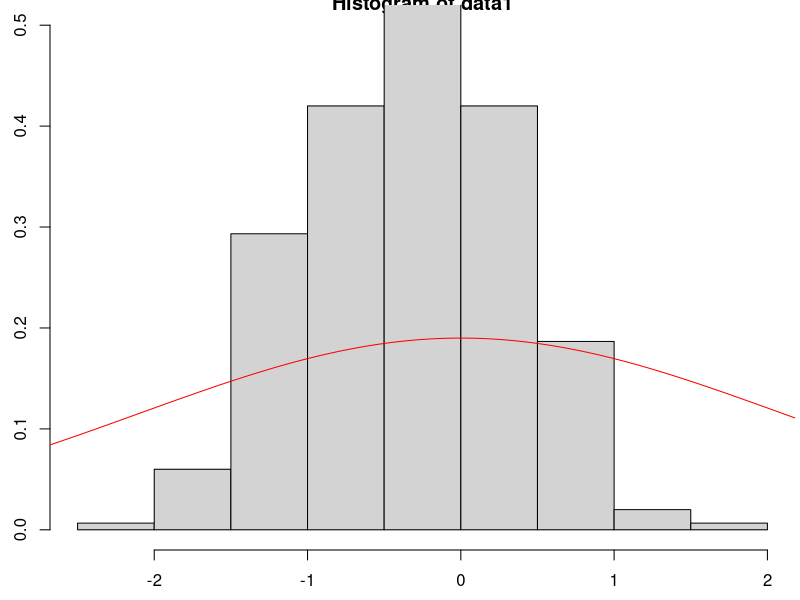
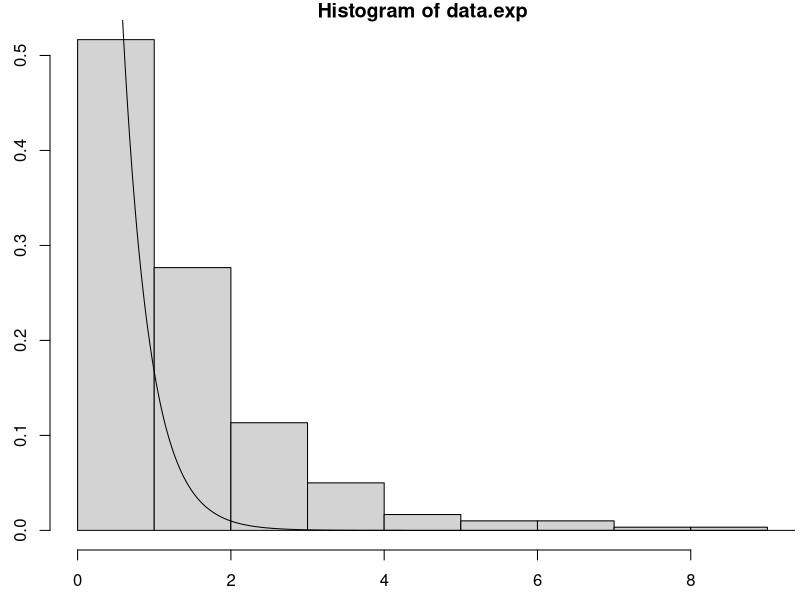

The R script that drew these images, in order:
m <- runif(1,-1,1)
s <- runif(1,0,5)
data1 <- rnorm(300,mean=m,sd=s)
par(mar=c(2.5,2.5,0.25,0.25))
hist(data1,probability = TRUE,ylim=c(0,0.5))
x <- seq(-10,10,0.01)
lines(x,dnorm(x,mean=0,sd=2.1),col='red')

l <- runif(1,0,5)
data.exp <- rexp(300,rate=l)
par(mar=c(2.5,2.5,1,0.25))
hist(data.exp,probability = TRUE)
x <- seq(0,10,0.01)
lines(x,dexp(x,rate=2.83),col=1)
